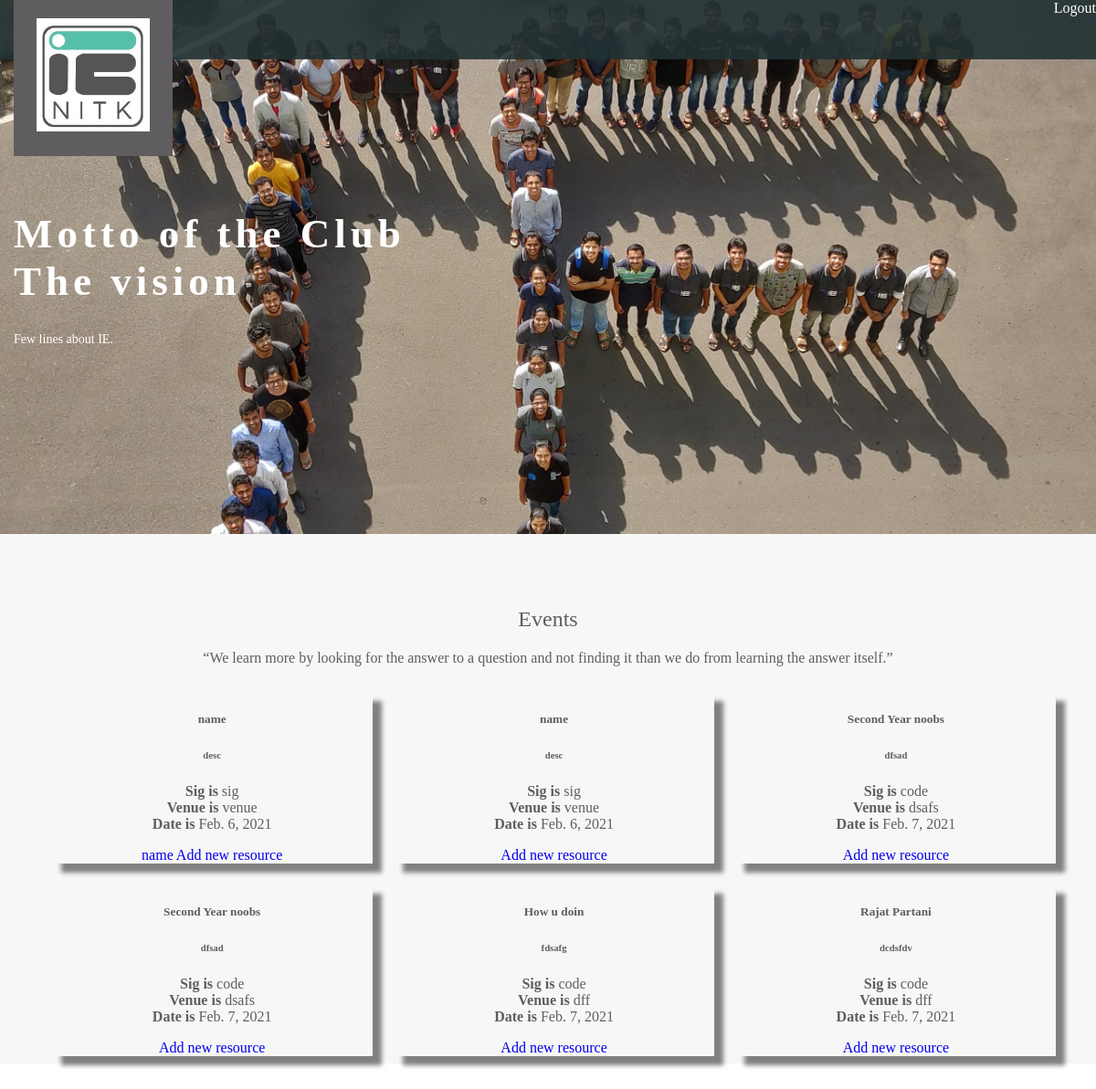
The app's page / (signed in), older data.
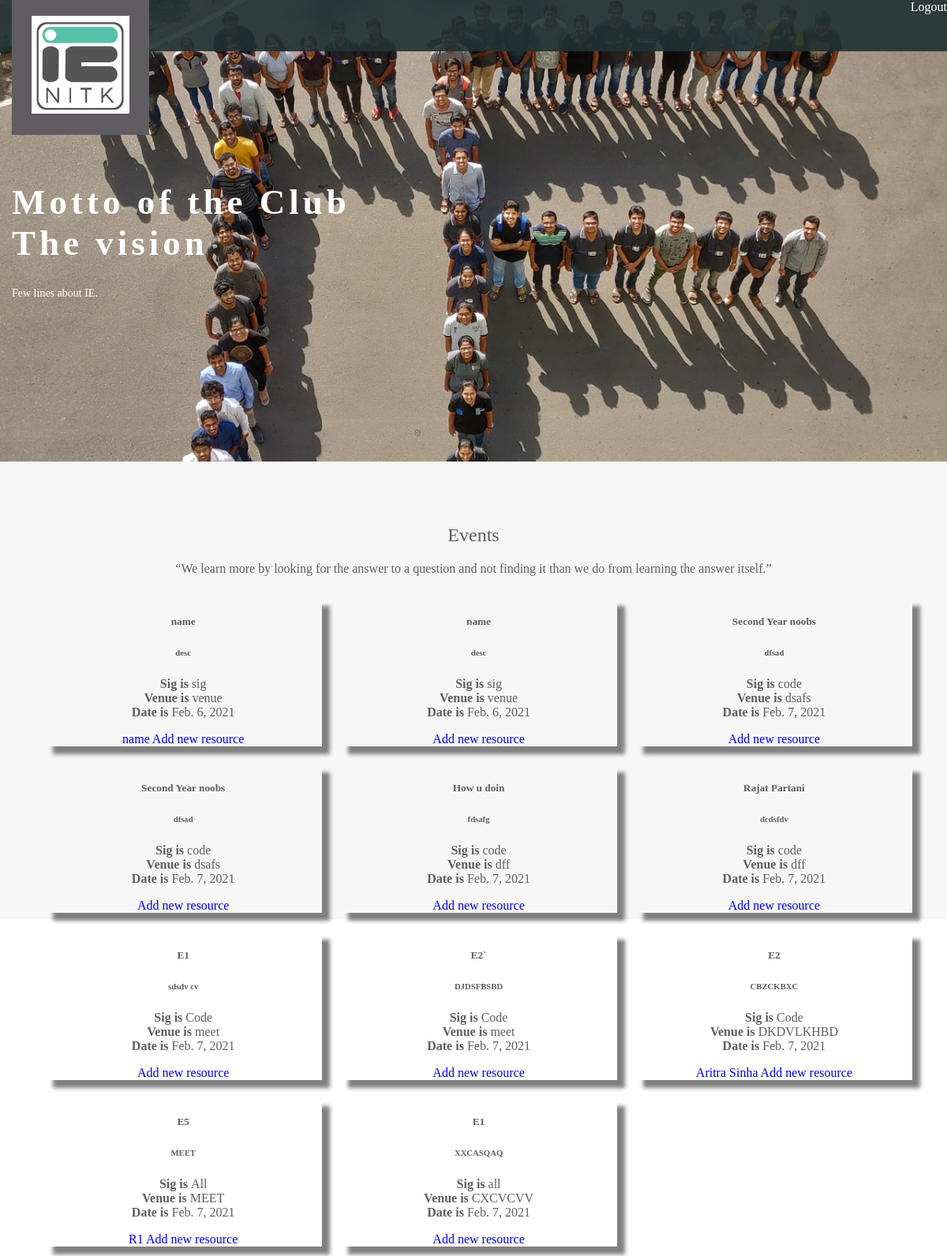
The same page, newer data.
### hack/models.py (models this page shows, shortened)
class Event(models.Model):
    name = models.CharField(max_length=50, null=False,)
    desc = models.TextField(null=False)
    date = models.DateField(auto_now=True)
    mentors = models.ManyToManyField(User)
    venue = models.CharField(max_length=50,null=False)
    sig = models.CharField(max_length=20,null=True)
    active = models.BooleanField(default=False)

class Resource(models.Model):
    name = models.CharField(max_length=50, null=False,)
    link = models.TextField(null=False)
    event = models.ForeignKey(Event, on_delete=models.CASCADE, related_name="resources")
    author= models.ForeignKey(User,on_delete=models.DO_NOTHING)

### hack/views.py (the view)
# urls.py: path('',views.home, name= 'index'),
def home(request):
    if not request.user.is_authenticated:
        return redirect('/login_firebase')
    events = Event.objects.filter(active=True)
    docs = db.collection('users').where("email", "==", email).get()
    if docs:
        pass
    else:
        data = {
            "Name": username,
            "email":email,
        }
        db.collection('users').add(data)
    return render(request, "dashboard.html",{"user": request.user , "events": events,"username":username})

### templates/dashboard.html (shortened to what this page needs)
<!DOCTYPE html>{% load static %}
<html>
<head>
  <link rel="stylesheet" href="{% static 'css/styles.css' %}">
  <link rel="stylesheet" href="https://maxcdn.bootstrapcdn.com/font-awesome/4.4.0/css/font-awesome.min.css">
</head>
<body>
  <header>
    <a href='/logout' style="color:white; float:right"> Logout </a>
    <div class="container">
      <div class="header-left">
          <a href="landingPage.html" style="color: aliceblue;text-decoration: none;"> <img class="logo"  src="{% static 'img/ielogo.jpeg' %}" alt="Logo"></a>
      </div>
    </div>
  </header>
  <div class="top-wrapper" background-image: src="../static/img.jpg";>
    <div class="container">
      <h1>Motto of the Club<br>The vision</h1>
      <p>Few lines about IE.</p>
    </div>
  </div>
  <div class="lesson-wrapper">
    <div class="container">
      <div class="heading">
        <h2>Events</h2>
        <p>“We learn more by looking for the answer to a question and not finding it than we do from learning the answer itself.”
        </p>
        <div class="container">
          {% if not events %}
          <h4> No event present as of now </h4>
          {% else %}
          <div class="container mt-20">
            {% for event in events%}
            <div class="card my-5" style="box-shadow:10px 10px 5px grey; width: 30%; float: left; margin:1%">
                <div class="card-body">
                  <h5 class="card-title">{{event.name}}</h5>
                  <h6 class="card-subtitle mb-2 text-muted">{{event.desc}}</h6>
                  <p class="card-text"><strong>Sig is </strong> {{event.sig}} <br> <strong>Venue is </strong> {{event.venue}} <br> <strong>Date is</strong> {{event.date}}</p>
                  {% for r in event.resources.all %}
                  <a href="{{r.link}}" class="card-link">
                     {{r.name}}
                  </a>
                  {% endfor %}
                  <a href="{% url 'add_resource' event.id %}" class= "card-link">Add new resource</a>
                </div>
              </div>
            {% endfor %}
          </div>
          {% endif %}
      </div>
      </div>
    </div>
  </div>
  <br>
  <br>
  <br>
  <br>
  <br>
</body>
</html>

### hack/static/css/styles.css (style rules this page uses)
body { margin: 0; font-family: "Lucida Grande"; }
a { text-decoration: none; }
.top-wrapper { padding: 200px 0 170px 0; background-image: url('img.jpg'); background-size: cover; color: white; text-align: left; }
.container { width: 1170px; padding: 0 15px; margin: 0 auto; }
.top-wrapper h1 { opacity: 1; font-size: 45px; letter-spacing: 5px; }
.top-wrapper p { opacity: 1; font-size: 14px; margin-bottom: 35px; }
header { height: 65px; width: 100%; background-color: rgba(34,49,52,0.9); position :fixed; top: 0; z-index: 10; }
.logo { width: 124px; margin-top: 20px; }
.header-left { float: left; color: #d0d5d8; background-color: #5f5d60; display: block; line-height: 65px; padding: 0 25px; }
.lesson-wrapper { height: 500px; padding-bottom: 80px; background-color: #f7f7f7; text-align: center; }
.heading { padding-top: 60px; padding-bottom: 30px; color: #5f5d60; }
.heading h2 { font-weight: normal; }

Row changes from the older to the newer data that the page shows:
added Event: name "E1", desc "sdsdv cv", sig "Code", venue "meet", date "Feb. 7, 2021"
added Event: name "E2`", desc "DJDSFBSBD", sig "Code", venue "meet", date "Feb. 7, 2021"
added Event: name "E2", desc "CBZCKBXC", sig "Code", venue "DKDVLKHBD", date "Feb. 7, 2021"
added Resource: name "Aritra Sinha", shown under "E2"
added Event: name "E5", desc "MEET", sig "All", venue "MEET", date "Feb. 7, 2021"
added Resource: name "R1", shown under "E5"
added Event: name "E1", desc "XXCASQAQ", sig "all", venue "CXCVCVV", date "Feb. 7, 2021"
